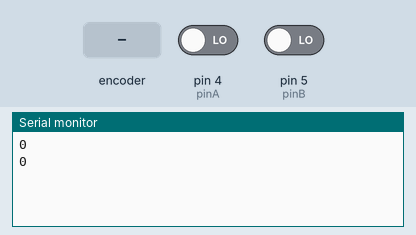
This sketch was run on a simulated Arduino Uno, built with avr-gcc and run on an emulated ATmega328P. Shown: the last lines printed to the serial monitor. The test bench sets the inputs (shaded band); at power-on: pin 4 (pinA) LOW, pin 5 (pinB) LOW.

Above: at 1.2 s.
1.3 s: rotary encoder on pin 4 (pinA) / pin 5 (pinB) turned 1 step (first pin leading)
At 1.9 s:
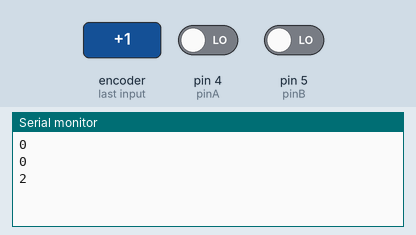
3.0 s: rotary encoder on pin 4 (pinA) / pin 5 (pinB) turned 1 step (first pin leading)
At 3.4 s:
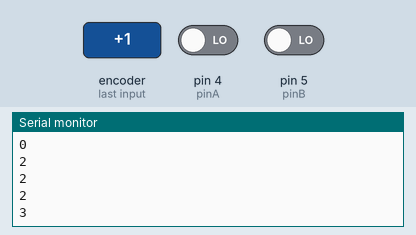
Timing chart, 0 to 6.0 s (numbered marks = the images above; inputs shaded):
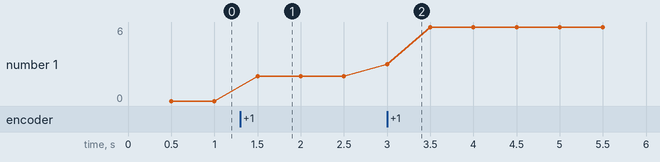

Measured:
- after the input at 1.3 s, the serial monitor: prints a new line after 0.20 s (image 1)
- after the input at 3.0 s, the serial monitor: prints a new line at once (image 2)
- plotted number 1: 0 → 2 after the input at 1.3 s, 2 → 6 after the input at 3.0 s

The sketch:

Encoder.ino
```cpp
#include <PinChangeInt.h>

//Declares Output Pins
enum {
  pinI = 3,
  pinA = 4,
  pinB = 5

};


/* The pattern goes like this, with values (A, B)
 (0,0), (1,0), (1,1), (0,1)

 Keep track of what it was last time, and do something to counter
 (add one, subtract one, or do nothing if the same which should never happen)
 */


volatile int previous;
volatile bool lastA;
volatile bool lastB;
volatile int counter = 0;

inline int encodeSequencePosition(bool Aval, bool Bval) {
  if (Bval == 0) {
    if (Aval == 0) {
      return 0;
    }
    else {
      return 1;
    }
  }
  else { // bval is 1
    if (Aval == 1) {
      return 2;
    }
    else {
      return 3;
    }
  }
}


void setupEncoder() {
  // input pins
  pinMode(pinA, INPUT);
  pinMode(pinB, INPUT);
  lastA = digitalRead(pinA);
  lastB = digitalRead(pinB);
  previous = encodeSequencePosition(lastA, lastB);
}

void encoderChanged() {
  if (PCintPort::arduinoPin == pinA) {
    lastA = PCintPort::pinState;
  }
  else {
    lastB = PCintPort::pinState;
  }

  int current = encodeSequencePosition(lastA, lastB);
  int diff = current - previous; //Difference is the difference between the two
  if (diff < -1) {
    diff = diff + 4;
  }
  counter = counter + diff;
  previous = current;
}

void setup(){
  // setup code goes here
  //Initialize serial
  Serial.begin(9600);

  // get first reading
  setupEncoder();
  // attach interrupt to the two pins
  PCintPort::attachInterrupt(pinA, encoderChanged, CHANGE);
  PCintPort::attachInterrupt(pinB, encoderChanged, CHANGE);
}


void loop() {
  // code that should be repeated goes here


  delay(500);
  Serial.println (counter,DEC);

  //Serial Write
  /*
  Serial.write ("I =  ");
   Serial.println (Ival,DEC);
   Serial.write ("A =  ");
   Serial.println (Aval,DEC);
   Serial.write ("B =  ");
   Serial.println (Bval,DEC);
   Serial.println();
   delay(500);
   */
}
```
